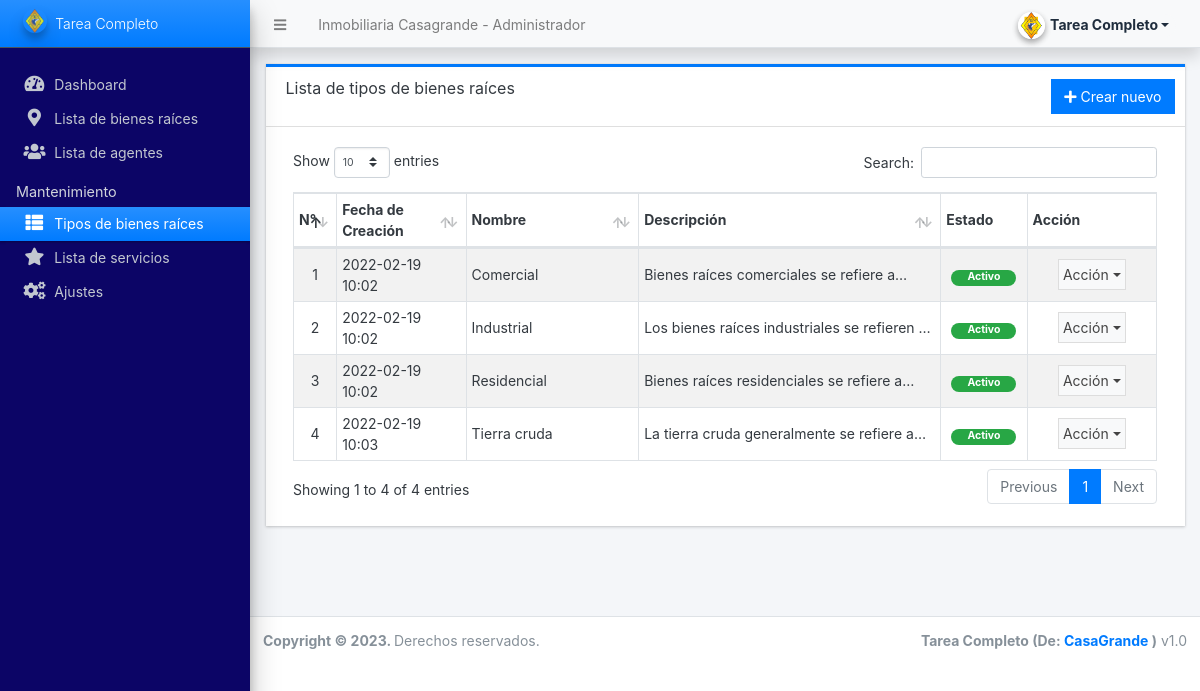
The app's page /admin/?page=types (signed in) with its own data.
### tables this page shows
CREATE TABLE `type_list` (
  `id` int(30) NOT NULL,
  `name` text NOT NULL,
  `description` text NOT NULL,
  `status` tinyint(1) NOT NULL DEFAULT 1,
  `delete_flag` tinyint(1) NOT NULL DEFAULT 0,
  `date_created` datetime NOT NULL DEFAULT current_timestamp(),
  `date_updated` datetime DEFAULT NULL ON UPDATE current_timestamp()
);

### admin/types/index.php (the view, shortened to what this page needs)
<div class="card card-outline rounded-0 card-primary">
	<div class="card-header">
		<h3 class="card-title">Lista de tipos de bienes raíces</h3>
		<div class="card-tools">
			<a href="javascript:void(0)" id="create_new" class="btn btn-flat btn-primary"><span class="fas fa-plus"></span>  Crear nuevo</a>
		</div>
	</div>
	<div class="card-body">
        <div class="container-fluid">
			<table class="table table-hover table-striped table-bordered" id="list">
				<colgroup>
					<col width="5%">
					<col width="15%">
					<col width="20%">
					<col width="35%">
					<col width="10%">
					<col width="15%">
				</colgroup>
				<thead>
					<tr>
						<th>N°</th>
						<th>Fecha de Creación</th>
						<th>Nombre</th>
						<th>Descripción</th>
						<th>Estado</th>
						<th>Acción</th>
					</tr>
				</thead>
				<tbody>
					<?php
					$i = 1;
						$qry = $conn->query("SELECT * from `type_list` where delete_flag = 0 order by `name` asc ");
						while($row = $qry->fetch_assoc()):
					?>
						<tr>
							<td class="text-center"><?php echo $i++; ?></td>
							<td><?php echo date("Y-m-d H:i",strtotime($row['date_created'])) ?></td>
							<td><?php echo $row['name'] ?></td>
							<td ><p class="m-0 truncate-1"><?= $row['description'] ?></p></td>
							<td class="text-center">
                                <?php if($row['status'] == 1): ?>
                                    <span class="badge badge-success px-3 rounded-pill">Activo</span>
                                <?php else: ?>
                                    <span class="badge badge-danger px-3 rounded-pill">Inactivo</span>
                                <?php endif; ?>
                            </td>
							<td align="center">
								 <button type="button" class="btn btn-flat p-1 btn-default btn-sm dropdown-toggle dropdown-icon" data-toggle="dropdown">
				                  		Acción
				                  </button>
							</td>
						</tr>
					<?php endwhile; ?>
				</tbody>
			</table>
		</div>
	</div>
</div>

### records on screen
type_list: date_created "2022-02-19 10:02", name "Comercial", description "Bienes raíces comerciales se refiere…", status "Activo"
type_list: date_created "2022-02-19 10:02", name "Industrial", description "Los bienes raíces industriales se refieren…", status "Activo"
type_list: date_created "2022-02-19 10:02", name "Residencial", description "Bienes raíces residenciales se refiere…", status "Activo"
type_list: date_created "2022-02-19 10:03", name "Tierra cruda", description "La tierra cruda generalmente se refiere…", status "Activo"

### other values on screen
$_settings->info('name') "Inmobiliaria Casagrande"
$_settings->userdata('firstname').' '.$_settings->userdata('lastname') "Tarea Completo"
$_settings->info('short_name') "Tarea Completo"
